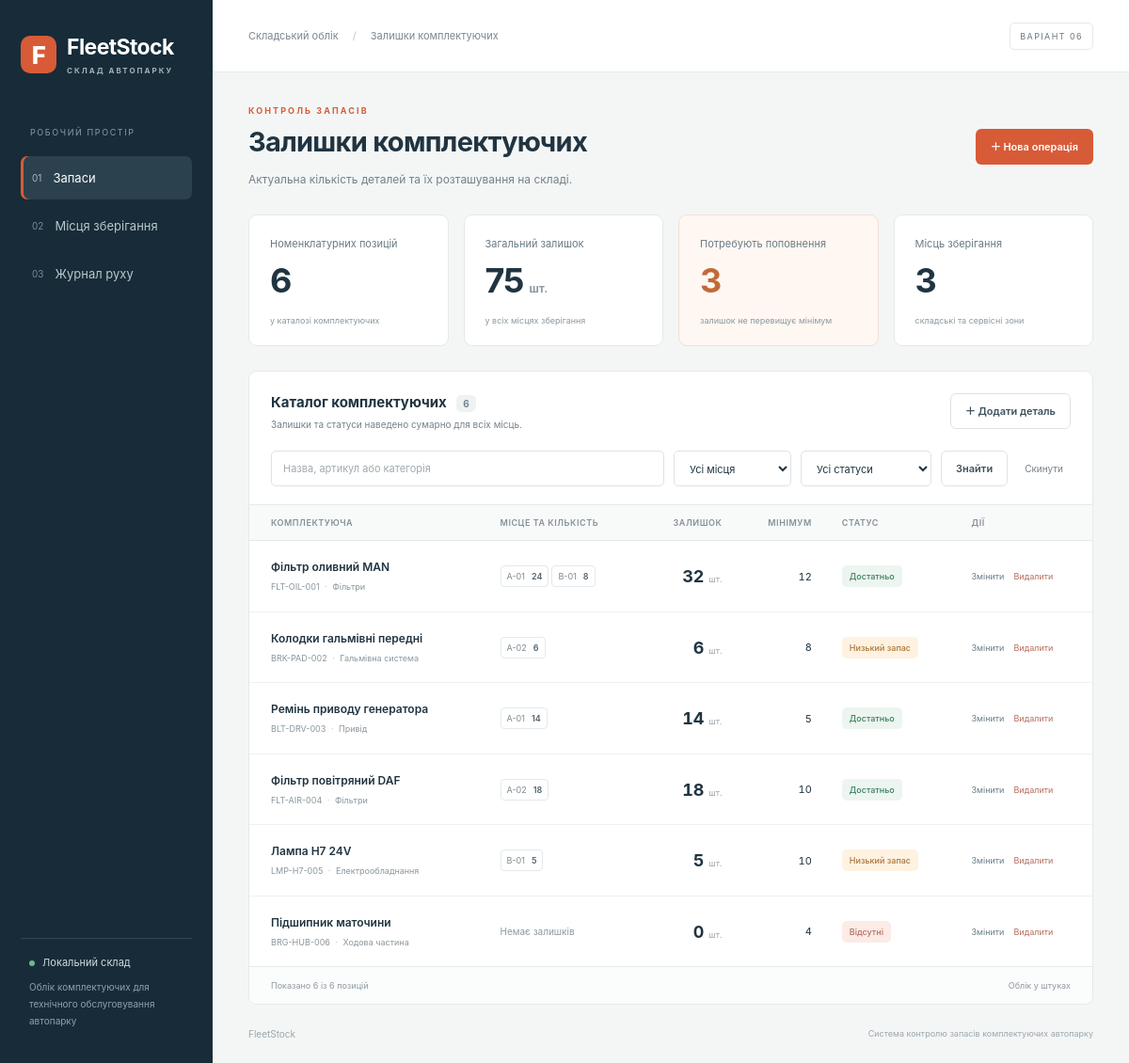
The page / on the database its author committed.
### tables this page shows
CREATE TABLE parts (
    id INT UNSIGNED AUTO_INCREMENT PRIMARY KEY,
    sku VARCHAR(40) NOT NULL UNIQUE,
    name VARCHAR(120) NOT NULL,
    category VARCHAR(80) NOT NULL,
    min_qty INT NOT NULL DEFAULT 0,
    CHECK (min_qty BETWEEN 0 AND 1000000)
);

CREATE TABLE stock (
    part_id INT UNSIGNED NOT NULL,
    location_id INT UNSIGNED NOT NULL,
    quantity INT NOT NULL DEFAULT 0,
    PRIMARY KEY (part_id, location_id),
    FOREIGN KEY (part_id) REFERENCES parts(id) ON DELETE RESTRICT,
    FOREIGN KEY (location_id) REFERENCES locations(id) ON DELETE RESTRICT,
    CHECK (quantity BETWEEN 0 AND 1000000000)
);

CREATE TABLE locations (
    id INT UNSIGNED AUTO_INCREMENT PRIMARY KEY,
    code VARCHAR(24) NOT NULL UNIQUE,
    name VARCHAR(100) NOT NULL,
    description VARCHAR(200) NOT NULL DEFAULT ''
);

### app/bootstrap.php (called while the page is built, shortened)
<?php
function db(): PDO {
    static $pdo;
    if (!$pdo) {
        $dsn = 'mysql:host=' . (getenv('DB_HOST') ?: '127.0.0.1')
             . ';dbname=' . (getenv('DB_NAME') ?: 'fleet_stock') . ';charset=utf8mb4';
        $pdo = new PDO($dsn, getenv('DB_USER') ?: 'fleet', getenv('DB_PASS') ?: '', [
            PDO::ATTR_ERRMODE => PDO::ERRMODE_EXCEPTION,
            PDO::ATTR_DEFAULT_FETCH_MODE => PDO::FETCH_ASSOC,
            PDO::ATTR_EMULATE_PREPARES => false,
        ]);
        $pdo->exec("SET time_zone = '+00:00'");
    }
    return $pdo;
}
function run(string $sql, array $params = []): PDOStatement {
    $stmt = db()->prepare($sql);
    $stmt->execute($params);
    return $stmt;
}
function e(mixed $text): string { return htmlspecialchars((string)$text, ENT_QUOTES | ENT_SUBSTITUTE, 'UTF-8'); }
function quantity_status(int $qty, int $min): array {
    if ($qty === 0) return ['empty', 'Відсутні'];
    return $qty <= $min ? ['low', 'Низький запас'] : ['ok', 'Достатньо'];
}

### public/index.php (the view, shortened to what this page needs)
<?php
require __DIR__ . '/../app/bootstrap.php';
function query(string $key, string $default = ''): string {
    return isset($_GET[$key]) && is_string($_GET[$key]) ? trim($_GET[$key]) : $default;
}
$page = query('page', 'inventory');
try {
    $parts = run('SELECT p.*, COALESCE(s.total,0) AS total FROM parts p LEFT JOIN (SELECT part_id,SUM(quantity) AS total FROM stock GROUP BY part_id) s ON p.id=s.part_id ORDER BY p.id')->fetchAll();
    $locations = run('SELECT l.*, COALESCE(SUM(s.quantity),0) AS total, COUNT(CASE WHEN s.quantity>0 THEN 1 END) AS positions FROM locations l LEFT JOIN stock s ON s.location_id=l.id GROUP BY l.id ORDER BY l.code')->fetchAll();
    $stocks = run('SELECT s.*, l.code, l.name FROM stock s JOIN locations l ON l.id=s.location_id WHERE s.quantity>0 ORDER BY l.code')->fetchAll();
} catch (Throwable $ex) {
    error_log((string)$ex); http_response_code(503);
    echo '<!doctype html><html lang="uk"><meta charset="UTF-8"><title>Підключення до складу</title><h1>База даних недоступна</h1><p>Перевірте налаштування та запуск MySQL за інструкцією README.</p></html>'; exit;
}
$stockByPart = [];
foreach ($stocks as $s) $stockByPart[$s['part_id']][] = $s;
$low = count(array_filter($parts, fn($p) => (int)$p['total'] <= (int)$p['min_qty']));
$titles = ['inventory'=>'Залишки комплектуючих','part-form'=>'Картка комплектуючої','locations'=>'Місця зберігання','location-form'=>'Картка місця зберігання','movement'=>'Операція із запасами','history'=>'Журнал руху','not-found'=>'Сторінку не знайдено'];
?>
<!doctype html>
<html lang="uk">
<head><link rel="stylesheet" href="/assets/style.css"></head>
<body>
<aside class="sidebar">
<a class="brand" href="/"><span class="brand-icon">F</span><span>FleetStock<small>СКЛАД АВТОПАРКУ</small></span></a>
<p class="nav-label">РОБОЧИЙ ПРОСТІР</p>
<nav aria-label="Основна навігація">
<?php foreach (['inventory'=>['01','Запаси'],'locations'=>['02','Місця зберігання'],'history'=>['03','Журнал руху']] as $link=>$item): ?>
<a href="/?page=<?=$link?>" class="nav-link <?= $page===$link?'active':''?>"><span><?=$item[0]?></span><?=$item[1]?></a>
<?php endforeach; ?>
</nav>
<div class="sidebar-bottom"><span class="status-dot"></span> Локальний склад<p>Облік комплектуючих для технічного обслуговування автопарку</p></div>
</aside>
<main>
<header class="topbar"><span>Складський облік <span class="divider">/</span> <?=e($titles[$page])?></span><span class="top-tag">ВАРІАНТ 06</span></header>
<div class="content">
<div class="page-heading"><div><p class="eyebrow">КОНТРОЛЬ ЗАПАСІВ</p><h1><?=e($titles[$page])?></h1><p class="subheading"><?php echo match($page) { 'inventory'=>'Актуальна кількість деталей та їх розташування на складі.', 'locations'=>'Стелажі, полиці та робочі зони вашого складу.', 'history'=>'Надходження, списання та переміщення комплектуючих.', 'movement'=>'Проведіть надходження, списання або переміщення деталей.', default=>'Внесіть дані та збережіть зміни.' }; ?></p></div>
<?php if (in_array($page,['inventory','history'])): ?><a class="button primary" href="/?page=movement">＋ Нова операція</a><?php elseif ($page==='locations'): ?><a class="button primary" href="/?page=location-form">＋ Додати місце</a><?php endif; ?></div>
<?php if ($page==='inventory'):
$q=query('q'); $locationFilter=query('location'); $statusFilter=query('status');
$filtered = array_filter($parts, function($part) use ($q,$locationFilter,$statusFilter,$stockByPart) {
    if ($q!=='' && !preg_match('/'.preg_quote($q,'/').'/iu', $part['sku'].' '.$part['name'].' '.$part['category'])) return false;
    if ($statusFilter!=='' && quantity_status((int)$part['total'],(int)$part['min_qty'])[0]!==$statusFilter) return false;
    if ($locationFilter!=='' && !in_array($locationFilter, array_map(fn($s)=>(string)$s['location_id'], $stockByPart[$part['id']]??[]),true)) return false;
    return true;
}); ?>
<section class="metrics" aria-label="Загальні показники">
<div class="metric"><span>Номенклатурних позицій</span><strong><?=count($parts)?></strong><small>у каталозі комплектуючих</small></div>
<div class="metric"><span>Загальний залишок</span><strong><?=array_sum(array_column($parts,'total'))?><em>шт.</em></strong><small>у всіх місцях зберігання</small></div>
<div class="metric warning"><span>Потребують поповнення</span><strong><?=$low?></strong><small>залишок не перевищує мінімум</small></div>
<div class="metric"><span>Місць зберігання</span><strong><?=count($locations)?></strong><small>складські та сервісні зони</small></div>
</section>
<section class="panel">
<div class="panel-heading"><div><h2>Каталог комплектуючих <span class="count"><?=count($filtered)?></span></h2><p>Залишки та статуси наведено сумарно для всіх місць.</p></div><a class="button secondary" href="/?page=part-form">＋ Додати деталь</a></div>
<form class="filters" method="get"><label class="search"><input name="q" placeholder="Назва, артикул або категорія" value="<?=e($q)?>" maxlength="120"></label><label><select name="location"><option value="">Усі місця</option></select></label><label><select name="status"><option value="">Усі статуси</option><?php foreach(['ok'=>'Достатньо','low'=>'Низький запас','empty'=>'Відсутні'] as $value=>$label): ?><option value="<?=$value?>" <?=$statusFilter===$value?'selected':''?>><?=$label?></option><?php endforeach;?></select></label><button class="button secondary">Знайти</button><a class="reset" href="/">Скинути</a></form>
<div class="table-scroll"><table><thead><tr><th>Комплектуюча</th><th>Місце та кількість</th><th class="number">Залишок</th><th class="number">Мінімум</th><th>Статус</th><th>Дії</th></tr></thead><tbody>
<?php foreach($filtered as $p): [$status,$label]=quantity_status((int)$p['total'],(int)$p['min_qty']); ?>
<tr data-part-id="<?=$p['id']?>"><td><strong><?=e($p['name'])?></strong><span class="secondary-text"><?=e($p['sku'])?> <span class="dot">·</span> <?=e($p['category'])?></span></td><td><?php foreach($stockByPart[$p['id']]??[] as $s): ?><span class="location-chip"><?=e($s['code'])?> <b><?=(int)$s['quantity']?></b></span><?php endforeach; ?><?=empty($stockByPart[$p['id']])?'<span class="muted">Немає залишків</span>':''?></td><td class="number stock-number"><?=(int)$p['total']?> <small>шт.</small></td><td class="number"><?=(int)$p['min_qty']?></td><td><span class="badge <?=$status?>"><?=$label?></span></td><td><div class="row-actions"><a href="/?page=part-form&amp;id=<?=$p['id']?>" aria-label="Редагувати <?=e($p['sku'])?>">Змінити</a><form method="post" data-confirm="Видалити комплектуючу з каталогу?"><?=csrf()?><input type="hidden" name="action" value="delete_part"><input type="hidden" name="id" value="<?=$p['id']?>"><button class="text-danger" aria-label="Видалити <?=e($p['sku'])?>">Видалити</button></form></div></td></tr>
<?php endforeach; ?>
<?php if (!$filtered): ?><tr><td colspan="6" class="empty-state">За вибраними умовами комплектуючих не знайдено.</td></tr><?php endif;?></tbody></table></div>
<div class="panel-footer"><span>Показано <?=count($filtered)?> із <?=count($parts)?> позицій</span><span>Облік у штуках</span></div>
</section>
<?php else: ?><a class="button primary" href="/">До запасів</a><?php endif; ?>
<footer class="page-footer">FleetStock <span>Система контролю запасів комплектуючих автопарку</span></footer>
</div></main></body></html>

### rows shown on the page
parts: name "Фільтр оливний MAN", sku "FLT-OIL-001", category "Фільтри", total "32", min_qty "12", label "Достатньо"
stock: location.code "A-01", quantity "24"
stock: location.code "B-01", quantity "8"
parts: name "Колодки гальмівні передні", sku "BRK-PAD-002", category "Гальмівна система", total "6", min_qty "8", label "Низький запас"
stock: location.code "A-02", quantity "6"
parts: name "Ремінь приводу генератора", sku "BLT-DRV-003", category "Привід", total "14", min_qty "5", label "Достатньо"
stock: location.code "A-01", quantity "14"
parts: name "Фільтр повітряний DAF", sku "FLT-AIR-004", category "Фільтри", total "18", min_qty "10", label "Достатньо"
stock: location.code "A-02", quantity "18"
parts: name "Лампа H7 24V", sku "LMP-H7-005", category "Електрообладнання", total "5", min_qty "10", label "Низький запас"
stock: location.code "B-01", quantity "5"
parts: name "Підшипник маточини", sku "BRG-HUB-006", category "Ходова частина", shows "Немає залишків", total "0", min_qty "4", label "Відсутні"

### other values the page prints
$item[0] "01"
$item[1] "Запаси"
$item[0] "02"
$item[1] "Місця зберігання"
$item[0] "03"
$item[1] "Журнал руху"
$titles[$page] "Залишки комплектуючих"
count($parts) "6"
array_sum(array_column($parts,'total')) "75"
$low "3"
count($locations) "3"
count($filtered) "6"
